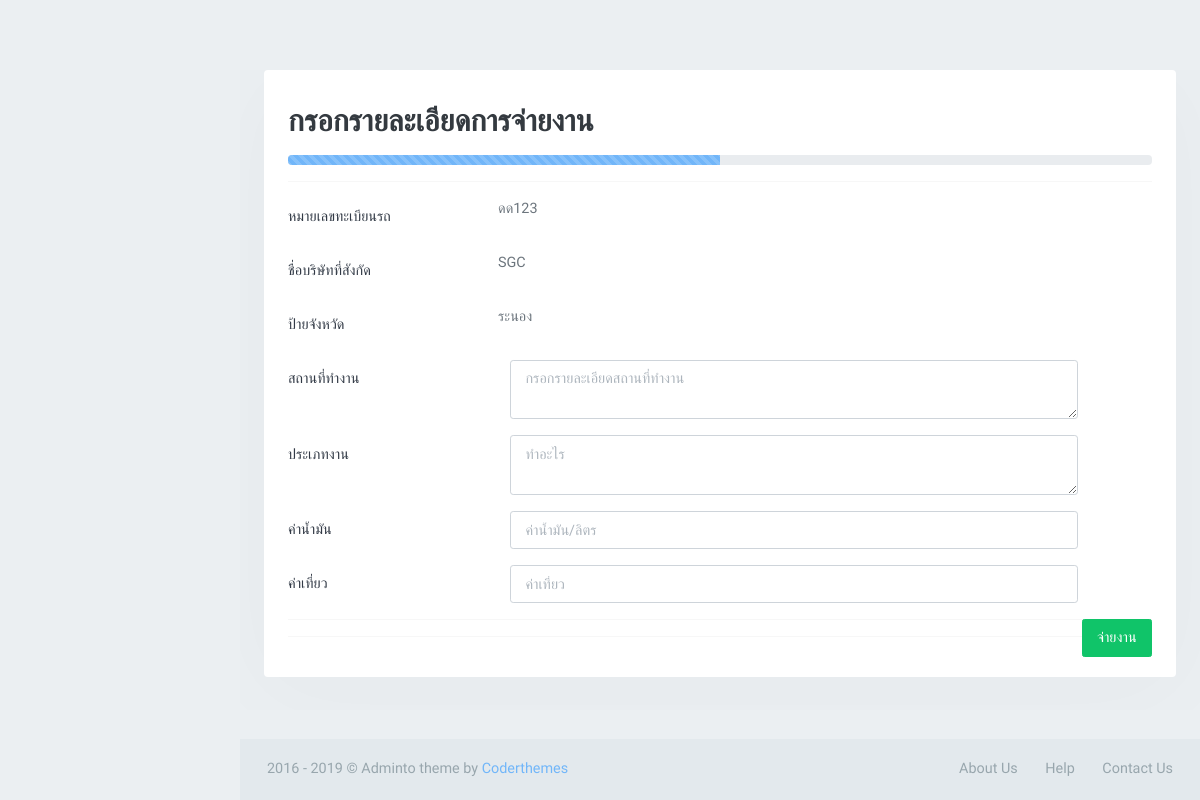
The page /dispatch_add_work.php?car_id=40&&id=4 on the database its author committed.
### tables this page shows
CREATE TABLE `report` (
  `report_id` int(3) NOT NULL,
  `license_car` varchar(50) NOT NULL,
  `report_topic` varchar(100) NOT NULL,
  `report_detail` varchar(255) NOT NULL,
  `image` varchar(100) NOT NULL,
  `report_status` varchar(20) NOT NULL,
  `report_date_add` datetime NOT NULL
);

CREATE TABLE `company` (
  `user_id` int(10) NOT NULL,
  `company_zone` varchar(100) NOT NULL,
  `company_name` text NOT NULL,
  `company_tex` int(20) NOT NULL,
  `company_tel` varchar(100) NOT NULL,
  `company_address` text NOT NULL,
  `company_province` varchar(30) NOT NULL,
  `company_amphur` varchar(50) NOT NULL,
  `company_tumbon` varchar(50) NOT NULL,
  `company_zip` int(5) NOT NULL,
  `company_date_add` datetime NOT NULL
);

CREATE TABLE `car_data` (
  `rec` int(11) NOT NULL,
  `car_id` varchar(30) NOT NULL,
  `car_name_cf` varchar(100) NOT NULL,
  `car_form` varchar(50) NOT NULL,
  `car_plate` varchar(50) NOT NULL,
  `car_province` varchar(100) NOT NULL,
  `car_licenseplatetail` varchar(100) NOT NULL,
  `car_insurance_company` varchar(100) NOT NULL,
  `dateRegis` varchar(50) NOT NULL,
  `dateExTax` varchar(50) NOT NULL,
  `dateExIns` varchar(50) NOT NULL,
  `company_id` varchar(20) NOT NULL,
  `user_update` varchar(30) NOT NULL,
  `car_status` int(5) NOT NULL DEFAULT '0',
  `date_add` datetime NOT NULL,
  `date_update` datetime NOT NULL
);

### dispatch_add_work.php (the view, shortened to what this page needs)
<!DOCTYPE html>
<html lang="th">
<head>
    <link rel="stylesheet" href="assets/libs/morris-js/morris.css" />
    <link href="assets/css/bootstrap.min.css" rel="stylesheet" type="text/css" />
    <link href="assets/css/icons.min.css" rel="stylesheet" type="text/css" />
    <link href="assets/css/app.min.css" rel="stylesheet" type="text/css" />
     <link href="assets/libs/sweetalert2/sweetalert2.min.css" rel="stylesheet" type="text/css" />
     <link href="assets/css/bootstrap.min.css" rel="stylesheet" type="text/css" />
     <link href="assets/css/icons.min.css" rel="stylesheet" type="text/css" />
     <link href="assets/css/app.min.css" rel="stylesheet" type="text/css" />
</head>
<body>
<?php
include("dispatch_top_bar.php");
include("dispatch_lift_sidebar.php");
?>
    <div id="wrapper">
    <div class="content-page">
        <div class="container-fluid">
            <div class="row">
                <div class="col-md-12">
                    <div class="card-box">
                    <h2 class="">กรอกรายละเอียดการจ่ายงาน</h2>
                        <div class="progress">
                            <div class="progress-bar bg-blue progress-bar-striped progress-bar-animated"
                                role="progressbar" aria-valuenow="3" aria-valuemin="0" aria-valuemax="100"
                                style="width: 50%;">
                            </div>
                        </div>
                        <hr />
                       <?php
                                           $id = $_GET['id'];
                                           $sql = "SELECT * from report AS A  JOIN car_data AS B ON A.license_car=B.car_plate
                                           JOIN company AS c on B.company_id=c.user_id
                                           WHERE report_id='$id'";
                                           $query = mysqli_query($con, $sql) or die("Database selection failed: " . mysqli_error($con));
                                           while ($result = mysqli_fetch_array($query)) {
                                           ?>
                                <form action="./dispatch_addwork_save.php" method="post" class="form-horizontal" role="form" data-parsley-validate novalidate>
                                <div class="form-group row">
                                    <label for="inputEmail3" class="col-sm-3 col-form-label">หมายเลขทะเบียนรถ</label>
                                     <?php echo $result['license_car'];?>
                                </div>
                                <div class="form-group row">
                                    <label for="inputPassword3" class="col-sm-3 col-form-label">ชื่อบริษัทที่สังกัด</label>
                                    <?php echo $result['company_name'];?>
                                </div>
                                <div class="form-group row">
                                    <label for="inputPassword3" class="col-sm-3 col-form-label">ป้ายจังหวัด</label>
                                    <?php echo $result['car_province'];?>
                                </div>
                                <div class="form-group row">
                                    <label for="inputPassword3" class="col-sm-3 col-form-label">สถานที่ทำงาน</label>
                                    <div class="col-sm-8">
                                        <textarea class="form-control" id="name" type="text" name="car_address"
                                            placeholder="กรอกรายละเอียดสถานที่ทำงาน"></textarea>
                                    </div>
                                </div>
                                <div class="form-group row">
                                    <label for="inputPassword3" class="col-sm-3 col-form-label">ประเภทงาน</label>
                                    <div class="col-sm-8">
                                        <textarea class="form-control" id="name" type="text"name="work_type"
                                            placeholder="ทำอะไร"></textarea>
                                    </div>
                                </div>
                                <div class="form-group row">
                                    <label for="inputPassword3" class="col-sm-3 col-form-label">ค่าน้ำมัน</label>
                                    <div class="col-sm-8">
                                        <input id="name" type="text"name="price_oil" row ="5" class="form-control" placeholder="ค่าน้ำมัน/ลิตร">
                                    </div>
                                </div>
                                <div class="form-group row">
                                    <label for="inputPassword3" class="col-sm-3 col-form-label">ค่าเที่ยว</label>
                                    <div class="col-sm-8">
                                        <input id="name" type="text"name="price_travel" class="form-control" placeholder="ค่าเที่ยว">
                                    </div>
                                </div>
                                <div class="float-right">
                                   <input type="submit" value="จ่ายงาน" class="btn btn-success waves-light"  id="sa-success">
                                </div>
                                <hr>
                                <hr>
                            </form>
                        </div>
                    </div>
                </div>
            </div>
            <footer class="footer">
                <div class="container-fluid">
                    <div class="row">
                        <div class="col-md-6">
                           2016 - 2019 &copy; Adminto theme by <a href="">Coderthemes</a>
                        </div>
                        <div class="col-md-6">
                            <div class="text-md-right footer-links d-none d-sm-block">
                                <a href="javascript:void(0);">About Us</a>
                                <a href="javascript:void(0);">Help</a>
                                <a href="javascript:void(0);">Contact Us</a>
                            </div>
                        </div>
                    </div>
                </div>
                <?php
                                           }
                                           ?>
            </footer>
            </div>
    </div>
</body>
</html>

### rows shown on the page
report: license_car "ดด123", company.company_name "SGC", car_data.car_province "ระนอง"
